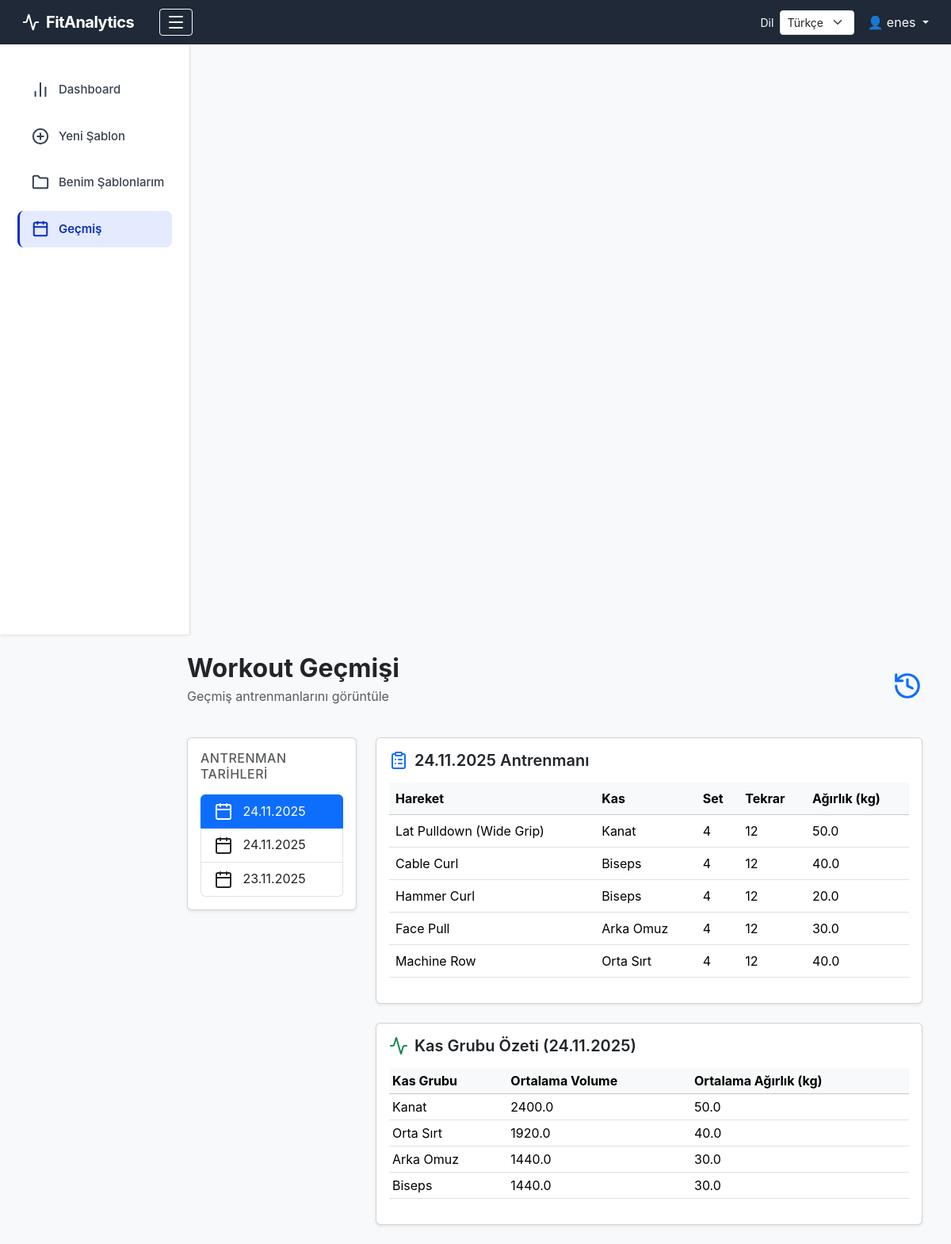
Screenshot of /history (signed in) with the database file from the repository.
### tables this page shows
CREATE TABLE exercises (
    exercise_id      INTEGER PRIMARY KEY AUTOINCREMENT,
    workout_id       INTEGER NOT NULL,
    exercise_name    TEXT NOT NULL,           -- ham text
    muscle_id        INTEGER NOT NULL,        -- canonical muscle
    exercise_lib_id  INTEGER,                 -- link to library (optional)
    sets             INTEGER,
    reps             INTEGER,
    weight_kg        REAL,
    volume           REAL,                    -- sets * reps * weight
    FOREIGN KEY (workout_id) REFERENCES workouts(workout_id),
    FOREIGN KEY (muscle_id) REFERENCES muscles(muscle_id),
    FOREIGN KEY (exercise_lib_id) REFERENCES exercise_library(exercise_lib_id)
);

CREATE TABLE muscles (
    muscle_id       INTEGER PRIMARY KEY AUTOINCREMENT,
    code            TEXT UNIQUE NOT NULL,     -- CHEST_UPPER, BACK_LATS...
    primary_region  TEXT NOT NULL,            -- CHEST, BACK, ARMS, LEGS, CORE...
    sub_region      TEXT,                     -- UPPER, LOWER, LATS, OBLIQUES...
    name_en         TEXT NOT NULL,
    name_tr         TEXT NOT NULL
);

### app/routes.py (the view)
@main.route("/history")
def history():
    if "user_id" not in session:
        return redirect(url_for("main.login"))
    user_id = session["user_id"]
    conn = get_connection()
    cur = conn.cursor()
    cur.execute(
        """
        SELECT DISTINCT workout_date
        FROM workouts
        WHERE user_id = ?
        ORDER BY workout_date DESC
        """,
        (user_id,),
    )
    dates = [r["workout_date"] for r in cur.fetchall()]
    selected = request.args.get("date", dates[0] if dates else None)
    exercises = []
    summary = []
    if selected:
        cur.execute(
            """
            SELECT e.exercise_name, m.name_tr AS muscle, e.sets, e.reps, e.weight_kg
            FROM exercises e
            JOIN muscles m ON m.muscle_id = e.muscle_id
            JOIN workouts w ON w.workout_id = e.workout_id
            WHERE w.user_id = ? AND w.workout_date = ?
            """,
            (user_id, selected),
        )
        exercises = cur.fetchall()
        cur.execute(
            """
            SELECT m.name_tr AS muscle,
                   AVG(e.sets * e.reps * e.weight_kg) AS avg_volume,
                   AVG(e.weight_kg) AS avg_weight
            FROM exercises e
            JOIN muscles m ON e.muscle_id = m.muscle_id
            JOIN workouts w ON w.workout_id = e.workout_id
            WHERE w.user_id = ? AND w.workout_date = ?
            GROUP BY m.muscle_id
            """,
            (user_id, selected),
        )
        summary = cur.fetchall()
    conn.close()
    return render_template(
        "history.html",
        dates=dates,
        selected_date=selected,
        exercises=exercises,
        summary=summary,
    )

### app/database.py (called while the page is built)
def get_connection():
    conn = sqlite3.connect(DB_PATH)
    conn.row_factory = sqlite3.Row
    return conn

### app/templates/history.html
{% extends "layout.html" %}
{% block content %}
<div class="container-fluid">
    <div class="d-flex justify-content-between align-items-center mb-4">
        <div>
            <h2 class="fw-bold mb-1">Workout Geçmişi</h2>
            <p class="text-muted">Geçmiş antrenmanlarını görüntüle</p>
        </div>
        <i data-lucide="history" class="text-primary" style="width:38px;height:38px;"></i>
    </div>
    <div class="row">
        <div class="col-md-3 mb-4">
            <div class="card shadow-sm">
                <div class="card-body">
                    <h6 class="text-uppercase text-muted mb-3" style="letter-spacing:.5px;">
                        Antrenman Tarihleri
                    </h6>
                    <div class="list-group">
                        {% for d in dates %}
                        <a href="{{ url_for('main.history', date=d) }}"
                           class="list-group-item list-group-item-action
                           {% if selected_date == d %} active {% endif %}">
                            <i data-lucide="calendar" class="me-2"></i>
                            {{ d | format_date }}
                        </a>
                        {% endfor %}
                    </div>
                </div>
            </div>
        </div>
        <div class="col-md-9">
            <div class="card shadow-sm">
                <div class="card-body">
                    <h5 class="fw-semibold mb-3 d-flex align-items-center">
                        <i data-lucide="clipboard-list" class="me-2 text-primary"></i>
                        {{ selected_date | format_date}} Antrenmanı
                    </h5>
                    {% if exercises %}
                    <div class="table-responsive">
                        <table class="table table-hover align-middle">
                            <thead class="table-light">
                                <tr>
                                    <th>Hareket</th>
                                    <th>Kas</th>
                                    <th>Set</th>
                                    <th>Tekrar</th>
                                    <th>Ağırlık (kg)</th>
                                </tr>
                            </thead>
                            <tbody>
                                {% for ex in exercises %}
                                <tr>
                                    <td>{{ ex.exercise_name }}</td>
                                    <td>{{ ex.muscle }}</td>
                                    <td>{{ ex.sets }}</td>
                                    <td>{{ ex.reps }}</td>
                                    <td>{{ ex.weight_kg }}</td>
                                </tr>
                                {% endfor %}
                            </tbody>
                        </table>
                    </div>
                    {% else %}
                    <p class="text-muted">Bu tarihe ait kayıtlı hareket bulunmuyor.</p>
                    {% endif %}
                </div>
            </div>
            {% if summary %}
            <div class="card shadow-sm mt-4">
                <div class="card-body">
                    <h5 class="fw-semibold mb-3 d-flex align-items-center">
                        <i data-lucide="activity" class="me-2 text-success"></i>
                        Kas Grubu Özeti ({{ selected_date | format_date }})
                    </h5>
                    <div class="table-responsive">
                        <table class="table table-sm align-middle">
                            <thead class="table-light">
                                <tr>
                                    <th>Kas Grubu</th>
                                    <th>Ortalama Volume</th>
                                    <th>Ortalama Ağırlık (kg)</th>
                                </tr>
                            </thead>
                            <tbody>
                                {% for row in summary %}
                                <tr>
                                    <td>{{ row.muscle }}</td>
                                    <td>{{ row.avg_volume | round(2) }}</td>
                                    <td>{{ row.avg_weight | round(2) }}</td>
                                </tr>
                                {% endfor %}
                            </tbody>
                        </table>
                    </div>
                </div>
            </div>
            {% endif %}
        </div>
    </div>
</div>
{% endblock %}

### app/static/style.css (style rules this page uses)
body { background-color: #f4f6fb !important; font-family: 'Inter', sans-serif; }

### rows the page displays
exercises: exercise_name "Lat Pulldown (Wide Grip)", muscle "Kanat", sets "4", reps "12", weight_kg "50.0"
exercises: exercise_name "Cable Curl", muscle "Biseps", sets "4", reps "12", weight_kg "40.0"
exercises: exercise_name "Hammer Curl", muscle "Biseps", sets "4", reps "12", weight_kg "20.0"
exercises: exercise_name "Face Pull", muscle "Arka Omuz", sets "4", reps "12", weight_kg "30.0"
exercises: exercise_name "Machine Row", muscle "Orta Sırt", sets "4", reps "12", weight_kg "40.0"
muscles: muscle "Kanat", avg_volume "2400.0", avg_weight "50.0"
muscles: muscle "Orta Sırt", avg_volume "1920.0", avg_weight "40.0"
muscles: muscle "Arka Omuz", avg_volume "1440.0", avg_weight "30.0"
muscles: muscle "Biseps", avg_volume "1440.0", avg_weight "30.0"

### other values shown
{{ t.language_label }} "Dil"
{{ session["user_name"] }} "enes"
{{ t.nav_dashboard }} "Dashboard"
{{ t.nav_history }} "Geçmiş"
{{ d | format_date }} "24.11.2025" "24.11.2025" "23.11.2025"
{{ selected_date | format_date }} "24.11.2025"
form field language "Türkçe"
